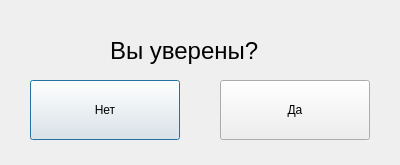
<?xml version="1.0" encoding="UTF-8"?>
<ui version="4.0">
 <class>Dialog</class>
 <widget class="QDialog" name="Dialog">
  <property name="geometry">
   <rect>
    <x>0</x>
    <y>0</y>
    <width>400</width>
    <height>165</height>
   </rect>
  </property>
  <property name="windowTitle">
   <string>Dialog</string>
  </property>
  <widget class="QPushButton" name="NoButton">
   <property name="geometry">
    <rect>
     <x>30</x>
     <y>80</y>
     <width>150</width>
     <height>60</height>
    </rect>
   </property>
   <property name="text">
    <string>Нет</string>
   </property>
  </widget>
  <widget class="QLabel" name="label">
   <property name="geometry">
    <rect>
     <x>110</x>
     <y>30</y>
     <width>191</width>
     <height>41</height>
    </rect>
   </property>
   <property name="font">
    <font>
     <pointsize>18</pointsize>
    </font>
   </property>
   <property name="text">
    <string>Вы уверены?</string>
   </property>
  </widget>
  <widget class="QPushButton" name="YesButton">
   <property name="geometry">
    <rect>
     <x>220</x>
     <y>80</y>
     <width>150</width>
     <height>60</height>
    </rect>
   </property>
   <property name="text">
    <string>Да</string>
   </property>
  </widget>
 </widget>
 <resources/>
 <connections/>
</ui>
